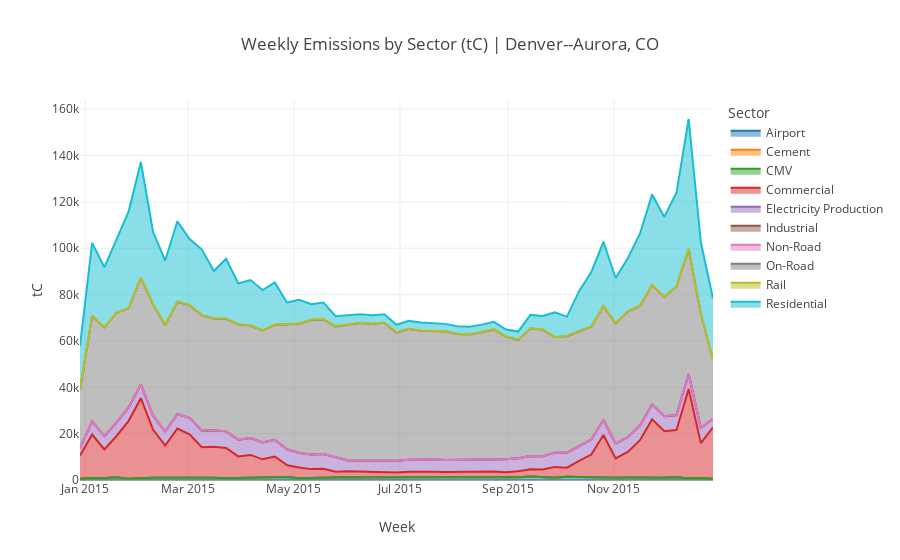
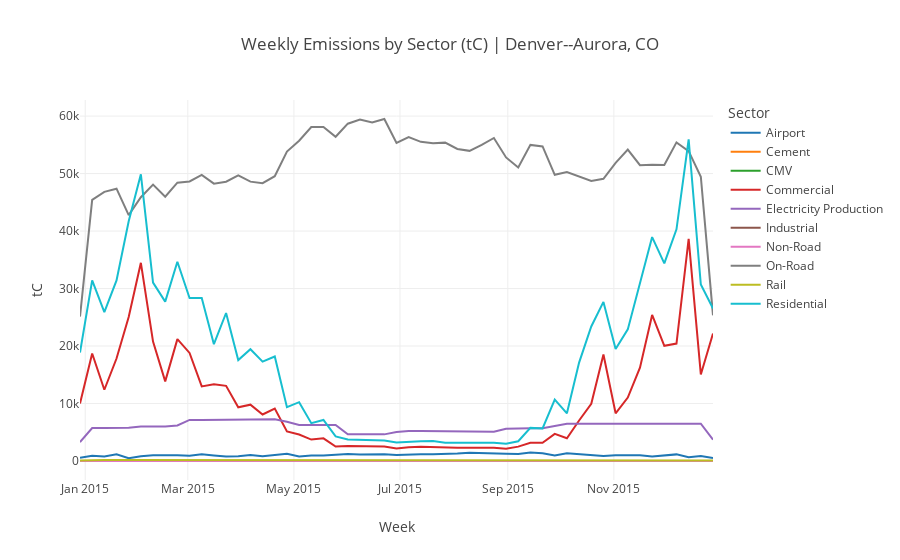

The code cell stored with these charts, in order, in its notebook:
### Code cell
# Chart 2: Weekly Emissions by Sector
t_df = week_df[(week_df['Urban Area'] == city_select) &
               (week_df.Sector != 'Total')]
fig = px.area(t_df,x='Week',y='tC',color = 'Sector',
        title = 'Weekly Emissions by Sector (tC) | ' + city_select,
        )
fig.write_image('output_images/weekly_sector_emissions_area.png')
fig

fig = px.line(t_df,x='Week',y='tC',color = 'Sector',
        title = 'Weekly Emissions by Sector (tC) | ' + city_select)
fig.write_image('output_images/weekly_sector_emissions_line.png')
fig
